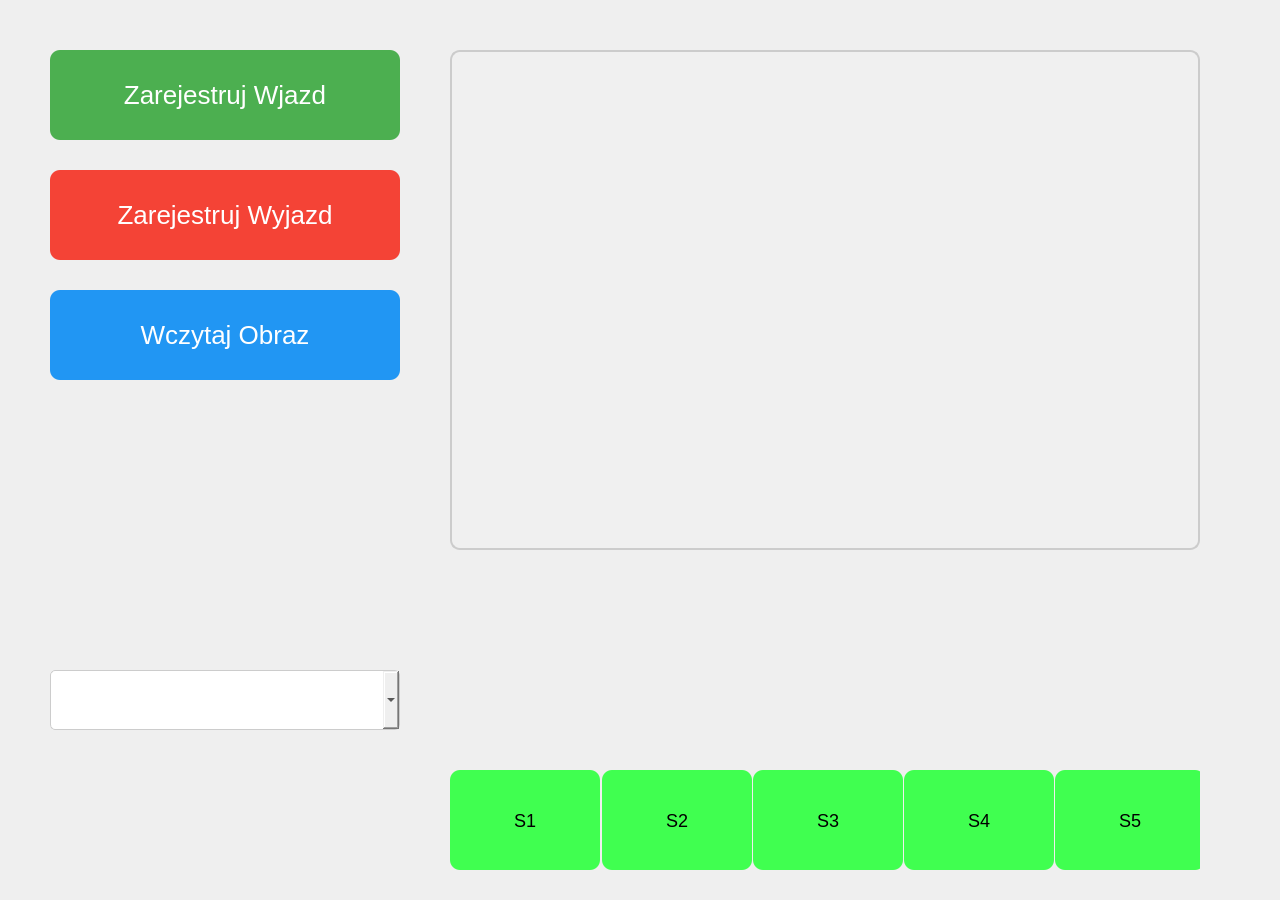
<?xml version="1.0" encoding="UTF-8"?>
<ui version="4.0">
 <class>CarParkingManager</class>
 <widget class="QMainWindow" name="CarParkingManager">
  <property name="geometry">
   <rect>
    <x>0</x>
    <y>0</y>
    <width>1280</width>
    <height>900</height>
   </rect>
  </property>
  <property name="minimumSize">
   <size>
    <width>1280</width>
    <height>900</height>
   </size>
  </property>
  <property name="windowTitle">
   <string>Zarządzanie Parkingiem Samochodowym</string>
  </property>
  <widget class="QWidget" name="centralwidget">
   <!-- Przycisk ENTRYBUTTON -->
   <widget class="QPushButton" name="ENTRYBUTTON">
    <property name="geometry">
     <rect>
      <x>50</x>
      <y>50</y>
      <width>350</width>
      <height>90</height>
     </rect>
    </property>
    <property name="text">
     <string>Zarejestruj Wjazd</string>
    </property>
    <property name="styleSheet">
     <string>font-size: 26px; background-color: #4CAF50; color: white; border-radius: 10px;</string>
    </property>
   </widget>
   <!-- Przycisk EXITBUTTON -->
   <widget class="QPushButton" name="EXITBUTTON">
    <property name="geometry">
     <rect>
      <x>50</x>
      <y>170</y>
      <width>350</width>
      <height>90</height>
     </rect>
    </property>
    <property name="text">
     <string>Zarejestruj Wyjazd</string>
    </property>
    <property name="styleSheet">
     <string>font-size: 26px; background-color: #f44336; color: white; border-radius: 10px;</string>
    </property>
   </widget>
   <!-- Przycisk loadImageButton do wczytywania obrazu samochodu -->
   <widget class="QPushButton" name="loadImageButton">
    <property name="geometry">
     <rect>
      <x>50</x>
      <y>290</y>
      <width>350</width>
      <height>90</height>
     </rect>
    </property>
    <property name="text">
     <string>Wczytaj Obraz</string>
    </property>
    <property name="styleSheet">
     <string>font-size: 26px; background-color: #2196F3; color: white; border-radius: 10px;</string>
    </property>
   </widget>
   <!-- Pole do podglądu obrazu imagePreview -->
   <widget class="QLabel" name="imagePreview">
    <property name="geometry">
     <rect>
      <x>450</x>
      <y>50</y>
      <width>750</width>
      <height>500</height>
     </rect>
    </property>
    <property name="styleSheet">
     <string>border: 2px solid #cccccc; border-radius: 10px; background-color: #f0f0f0;</string>
    </property>
    <property name="alignment">
     <set>Qt::AlignCenter</set>
    </property>
   </widget>
   <!-- Etykieta label_2 do wyświetlania informacji -->
   <widget class="QLabel" name="label_2">
    <property name="geometry">
     <rect>
      <x>50</x>
      <y>570</y>
      <width>1150</width>
      <height>80</height>
     </rect>
    </property>
    <property name="text">
     <string></string>
    </property>
    <property name="styleSheet">
     <string>font-size: 24px; color: #333333; font-weight: bold; padding-left: 10px;</string>
    </property>
    <property name="wordWrap">
     <bool>true</bool>
    </property>
   </widget>
   <!-- Pole wyboru numeru rejestracyjnego -->
   <widget class="QComboBox" name="comboBoxRejestracja">
    <property name="geometry">
     <rect>
      <x>50</x>
      <y>670</y>
      <width>350</width>
      <height>60</height>
     </rect>
    </property>
    <property name="styleSheet">
     <string>font-size: 22px; padding: 5px; border: 1px solid #cccccc; border-radius: 5px;</string>
    </property>
   </widget>
   <!-- Przyciski miejsc parkingowych -->
   <widget class="QWidget" name="miejscaParkingoweWidget">
    <property name="geometry">
     <rect>
      <x>450</x>
      <y>770</y>
      <width>750</width>
      <height>100</height>
     </rect>
    </property>
    <layout class="QGridLayout" name="ukladMiejscParkingowych">
     <!-- Dodanie 5 miejsc parkingowych -->
     <item row="0" column="0">
      <widget class="QPushButton" name="s1">
       <property name="text">
        <string>S1</string>
       </property>
       <property name="sizePolicy">
        <sizepolicy hsizetype="Expanding" vsizetype="Preferred">
         <horstretch>0</horstretch>
         <verstretch>0</verstretch>
        </sizepolicy>
       </property>
       <property name="styleSheet">
        <string>font-size: 18px; background-color: #40FF50; border-radius: 10px; min-width: 130px; min-height: 60px; max-width: 300px; max-height: 100px; padding: 10px;</string>
       </property>
      </widget>
     </item>
     <item row="0" column="1">
      <widget class="QPushButton" name="s2">
       <property name="text">
        <string>S2</string>
       </property>
       <property name="sizePolicy">
        <sizepolicy hsizetype="Expanding" vsizetype="Preferred">
         <horstretch>0</horstretch>
         <verstretch>0</verstretch>
        </sizepolicy>
       </property>
       <property name="styleSheet">
        <string>font-size: 18px; background-color: #40FF50; border-radius: 10px; min-width: 130px; min-height: 60px; max-width: 300px; max-height: 100px; padding: 10px;</string>
       </property>
      </widget>
     </item>
     <item row="0" column="2">
      <widget class="QPushButton" name="s3">
       <property name="text">
        <string>S3</string>
       </property>
       <property name="sizePolicy">
        <sizepolicy hsizetype="Expanding" vsizetype="Preferred">
         <horstretch>0</horstretch>
         <verstretch>0</verstretch>
        </sizepolicy>
       </property>
       <property name="styleSheet">
        <string>font-size: 18px; background-color: #40FF50; border-radius: 10px; min-width: 130px; min-height: 60px; max-width: 300px; max-height: 100px; padding: 10px;</string>
       </property>
      </widget>
     </item>
     <item row="0" column="3">
      <widget class="QPushButton" name="s4">
       <property name="text">
        <string>S4</string>
       </property>
       <property name="sizePolicy">
        <sizepolicy hsizetype="Expanding" vsizetype="Preferred">
         <horstretch>0</horstretch>
         <verstretch>0</verstretch>
        </sizepolicy>
       </property>
       <property name="styleSheet">
        <string>font-size: 18px; background-color: #40FF50; border-radius: 10px; min-width: 130px; min-height: 60px; max-width: 300px; max-height: 100px; padding: 10px;</string>
       </property>
      </widget>
     </item>
     <item row="0" column="4">
      <widget class="QPushButton" name="s5">
       <property name="text">
        <string>S5</string>
       </property>
       <property name="sizePolicy">
        <sizepolicy hsizetype="Expanding" vsizetype="Preferred">
         <horstretch>0</horstretch>
         <verstretch>0</verstretch>
        </sizepolicy>
       </property>
       <property name="styleSheet">
        <string>font-size: 18px; background-color: #40FF50; border-radius: 10px; min-width: 130px; min-height: 60px; max-width: 300px; max-height: 100px; padding: 10px;</string>
       </property>
      </widget>
     </item>
    </layout>
   </widget>
  </widget>
 </widget>
 <resources/>
 <connections/>
</ui>
